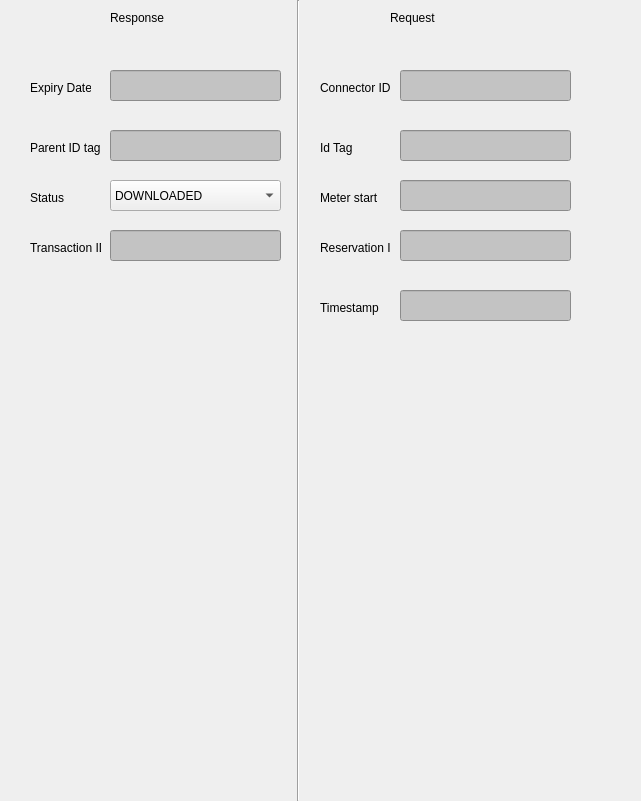
       <widget class="QWidget" name="widget_Start_Transaction" native="true">
        <property name="geometry">
         <rect>
          <x>0</x>
          <y>130</y>
          <width>641</width>
          <height>801</height>
         </rect>
        </property>
        <property name="font">
         <font>
          <strikeout>false</strikeout>
         </font>
        </property>
        <property name="focusPolicy">
         <enum>Qt::NoFocus</enum>
        </property>
        <property name="autoFillBackground">
         <bool>true</bool>
        </property>
        <widget class="QLabel" name="label_19">
         <property name="geometry">
          <rect>
           <x>110</x>
           <y>10</y>
           <width>61</width>
           <height>16</height>
          </rect>
         </property>
         <property name="text">
          <string>Response</string>
         </property>
        </widget>
        <widget class="Line" name="line_10">
         <property name="geometry">
          <rect>
           <x>290</x>
           <y>0</y>
           <width>16</width>
           <height>801</height>
          </rect>
         </property>
         <property name="orientation">
          <enum>Qt::Vertical</enum>
         </property>
        </widget>
        <widget class="QLabel" name="label_20">
         <property name="geometry">
          <rect>
           <x>390</x>
           <y>10</y>
           <width>61</width>
           <height>16</height>
          </rect>
         </property>
         <property name="text">
          <string>Request</string>
         </property>
        </widget>
        <widget class="QLabel" name="label_ConnectorID_Start_Transaction_Request">
         <property name="geometry">
          <rect>
           <x>320</x>
           <y>80</y>
           <width>71</width>
           <height>16</height>
          </rect>
         </property>
         <property name="text">
          <string>Connector ID</string>
         </property>
        </widget>
        <widget class="QLabel" name="label_Expirydate_Start_Transaction_Response">
         <property name="geometry">
          <rect>
           <x>30</x>
           <y>80</y>
           <width>61</width>
           <height>16</height>
          </rect>
         </property>
         <property name="text">
          <string>Expiry Date</string>
         </property>
        </widget>
        <widget class="QComboBox" name="comboBox_Status_Start_Transaction_Response">
         <property name="geometry">
          <rect>
           <x>110</x>
           <y>180</y>
           <width>171</width>
           <height>31</height>
          </rect>
         </property>
         <item>
          <property name="text">
           <string>DOWNLOADED</string>
          </property>
         </item>
         <item>
          <property name="text">
           <string>DOWNLOADED_FAILED</string>
          </property>
         </item>
         <item>
          <property name="text">
           <string>DOWNLOADING</string>
          </property>
         </item>
         <item>
          <property name="text">
           <string>IDLE</string>
          </property>
         </item>
         <item>
          <property name="text">
           <string>INSTALLATION_FAILED</string>
          </property>
         </item>
         <item>
          <property name="text">
           <string>INSTALLED</string>
          </property>
         </item>
         <item>
          <property name="text">
           <string>INSTALLING</string>
          </property>
         </item>
        </widget>
        <widget class="QLineEdit" name="lineEdit_Expirydate_Start_Transaction_Response">
         <property name="geometry">
          <rect>
           <x>110</x>
           <y>70</y>
           <width>171</width>
           <height>31</height>
          </rect>
         </property>
         <property name="styleSheet">
          <string notr="true">background:rgb(195,195,195)</string>
         </property>
         <property name="readOnly">
          <bool>true</bool>
         </property>
        </widget>
        <widget class="QLineEdit" name="lineEdit_parentID_Start_Transaction_Response">
         <property name="geometry">
          <rect>
           <x>110</x>
           <y>130</y>
           <width>171</width>
           <height>31</height>
          </rect>
         </property>
         <property name="styleSheet">
          <string notr="true">background:rgb(195,195,195)</string>
         </property>
         <property name="text">
          <string/>
         </property>
         <property name="readOnly">
          <bool>true</bool>
         </property>
        </widget>
        <widget class="QLabel" name="label_parentID_Start_Transaction_Response">
         <property name="geometry">
          <rect>
           <x>30</x>
           <y>140</y>
           <width>71</width>
           <height>16</height>
          </rect>
         </property>
         <property name="text">
          <string>Parent ID tag</string>
         </property>
        </widget>
        <widget class="QLabel" name="label_Status_Start_Transaction_Response">
         <property name="geometry">
          <rect>
           <x>30</x>
           <y>190</y>
           <width>61</width>
           <height>16</height>
          </rect>
         </property>
         <property name="text">
          <string>Status</string>
         </property>
        </widget>
        <widget class="QLabel" name="label_TransactionID_Start_Transaction_Response">
         <property name="geometry">
          <rect>
           <x>30</x>
           <y>240</y>
           <width>71</width>
           <height>16</height>
          </rect>
         </property>
         <property name="text">
          <string>Transaction ID</string>
         </property>
        </widget>
        <widget class="QLineEdit" name="lineEdit_TransactionID_Start_Transaction_Response">
         <property name="geometry">
          <rect>
           <x>110</x>
           <y>230</y>
           <width>171</width>
           <height>31</height>
          </rect>
         </property>
         <property name="styleSheet">
          <string notr="true">background:rgb(195,195,195)</string>
         </property>
         <property name="text">
          <string/>
         </property>
         <property name="readOnly">
          <bool>true</bool>
         </property>
        </widget>
        <widget class="QLineEdit" name="lineEdit_ConnectorID_Start_Transaction_Request">
         <property name="geometry">
          <rect>
           <x>400</x>
           <y>70</y>
           <width>171</width>
           <height>31</height>
          </rect>
         </property>
         <property name="styleSheet">
          <string notr="true">background:rgb(195,195,195)</string>
         </property>
         <property name="readOnly">
          <bool>true</bool>
         </property>
        </widget>
        <widget class="QLineEdit" name="lineEdit_Idtag_Start_Transaction_Request">
         <property name="geometry">
          <rect>
           <x>400</x>
           <y>130</y>
           <width>171</width>
           <height>31</height>
          </rect>
         </property>
         <property name="styleSheet">
          <string notr="true">background:rgb(195,195,195)</string>
         </property>
         <property name="readOnly">
          <bool>true</bool>
         </property>
        </widget>
        <widget class="QLabel" name="label_Idtag_Start_Transaction_Request">
         <property name="geometry">
          <rect>
           <x>320</x>
           <y>140</y>
           <width>71</width>
           <height>16</height>
          </rect>
         </property>
         <property name="text">
          <string>Id Tag</string>
         </property>
        </widget>
        <widget class="QLineEdit" name="lineEdit_meterstart_Start_Transaction_Request">
         <property name="geometry">
          <rect>
           <x>400</x>
           <y>180</y>
           <width>171</width>
           <height>31</height>
          </rect>
         </property>
         <property name="styleSheet">
          <string notr="true">background:rgb(195,195,195)</string>
         </property>
         <property name="readOnly">
          <bool>true</bool>
         </property>
        </widget>
        <widget class="QLabel" name="label_meterstart_Start_Transaction_Request">
         <property name="geometry">
          <rect>
           <x>320</x>
           <y>190</y>
           <width>71</width>
           <height>16</height>
          </rect>
         </property>
         <property name="text">
          <string>Meter start</string>
         </property>
        </widget>
        <widget class="QLineEdit" name="lineEdit_reservationid_Start_Transaction_Request">
         <property name="geometry">
          <rect>
           <x>400</x>
           <y>230</y>
           <width>171</width>
           <height>31</height>
          </rect>
         </property>
         <property name="styleSheet">
          <string notr="true">background:rgb(195,195,195)</string>
         </property>
         <property name="readOnly">
          <bool>true</bool>
         </property>
        </widget>
        <widget class="QLabel" name="label_reservationid_Start_Transaction_Request">
         <property name="geometry">
          <rect>
           <x>320</x>
           <y>240</y>
           <width>71</width>
           <height>16</height>
          </rect>
         </property>
         <property name="text">
          <string>Reservation Id</string>
         </property>
        </widget>
        <widget class="QLineEdit" name="lineEdit_timestamp_Start_Transaction_Request">
         <property name="geometry">
          <rect>
           <x>400</x>
           <y>290</y>
           <width>171</width>
           <height>31</height>
          </rect>
         </property>
         <property name="styleSheet">
          <string notr="true">background:rgb(195,195,195)</string>
         </property>
         <property name="text">
          <string/>
         </property>
         <property name="readOnly">
          <bool>true</bool>
         </property>
        </widget>
        <widget class="QLabel" name="label_timestamp_Start_Transaction_Request">
         <property name="geometry">
          <rect>
           <x>320</x>
           <y>300</y>
           <width>71</width>
           <height>16</height>
          </rect>
         </property>
         <property name="text">
          <string>Timestamp</string>
         </property>
        </widget>
       </widget>
